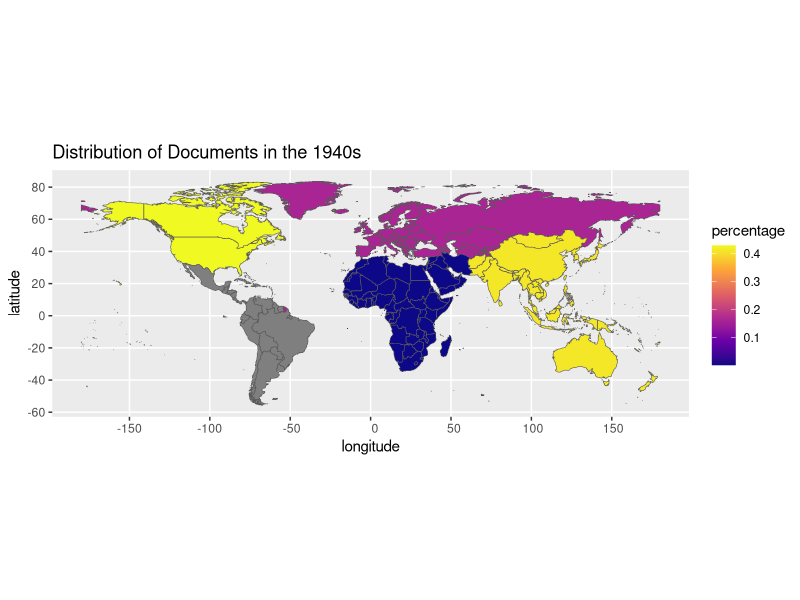
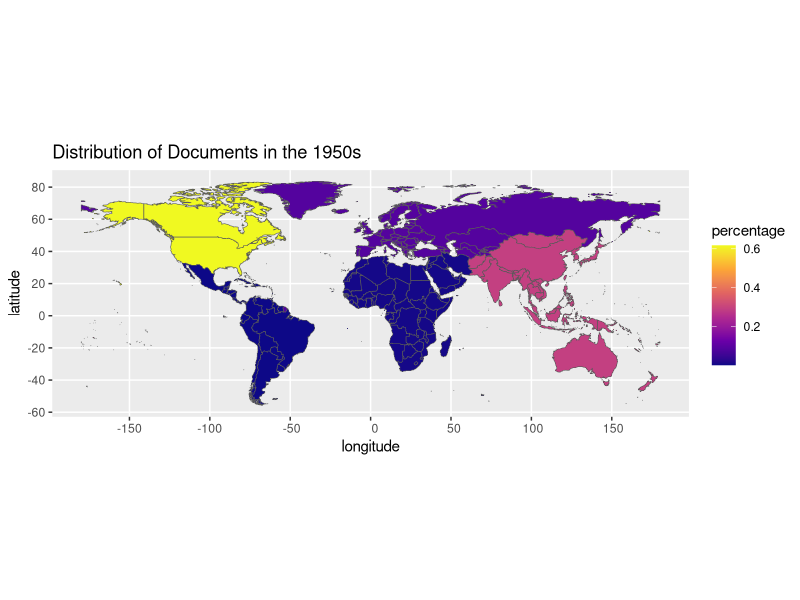
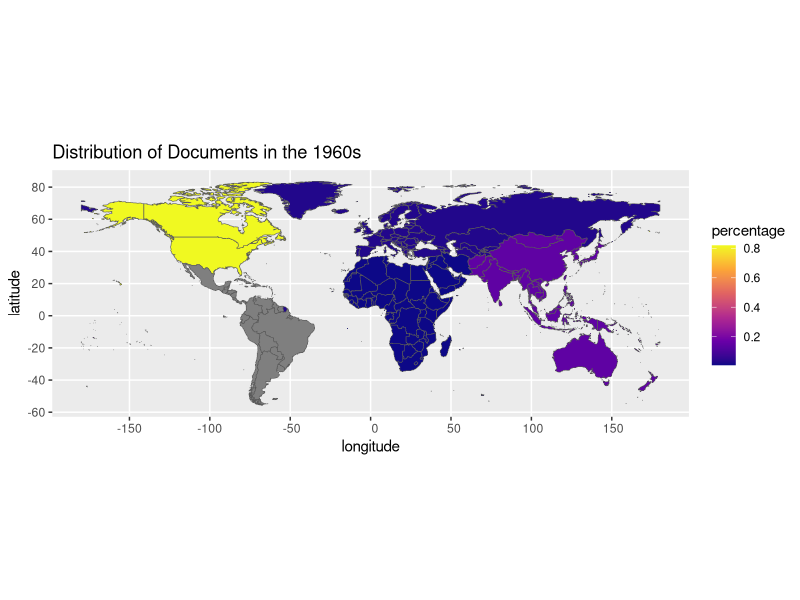
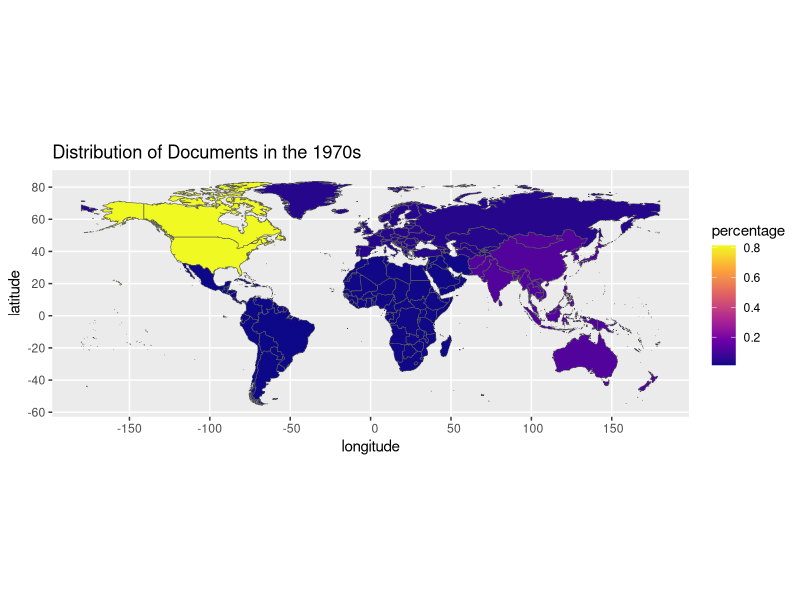
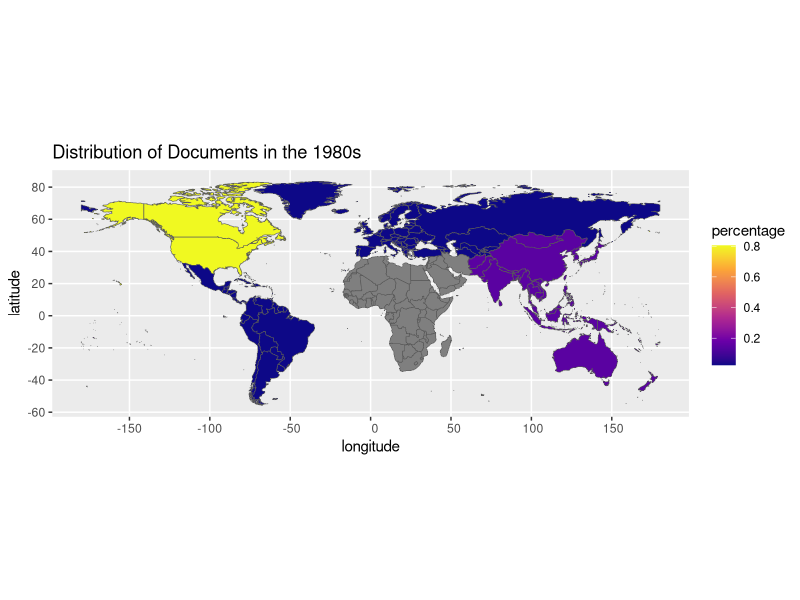
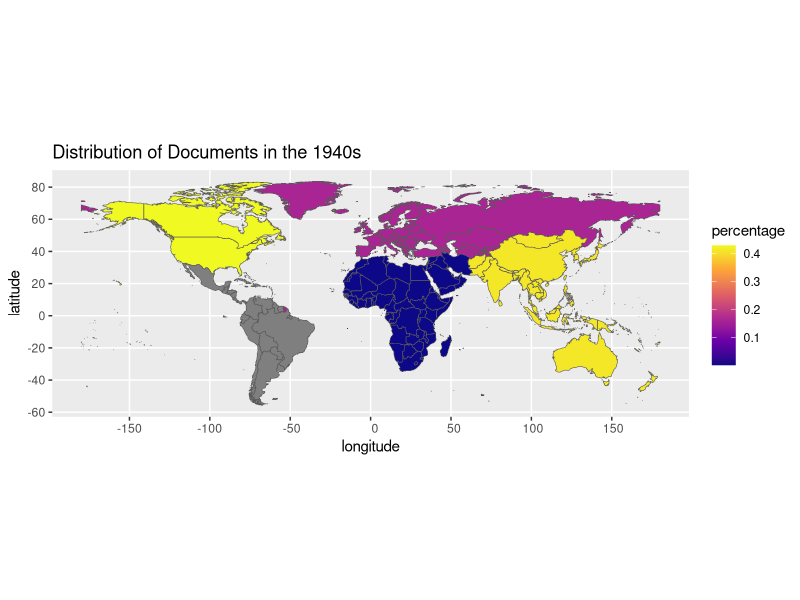
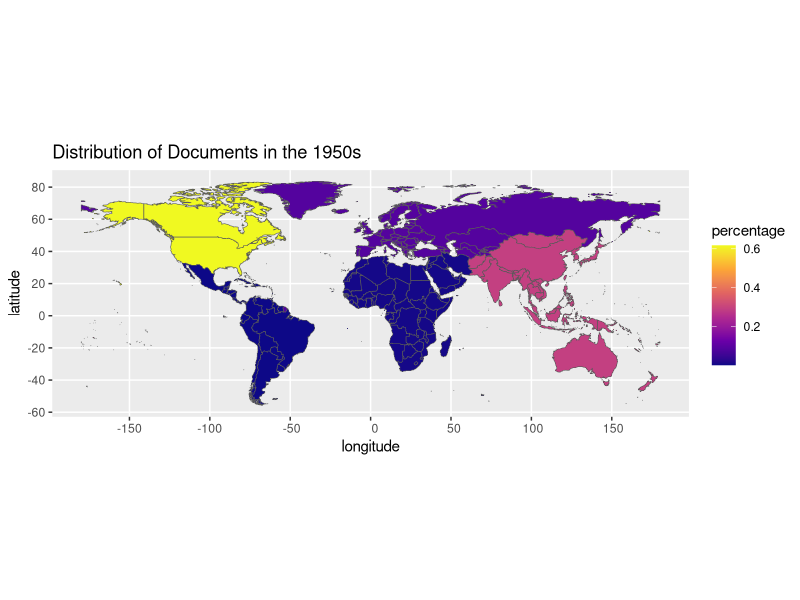
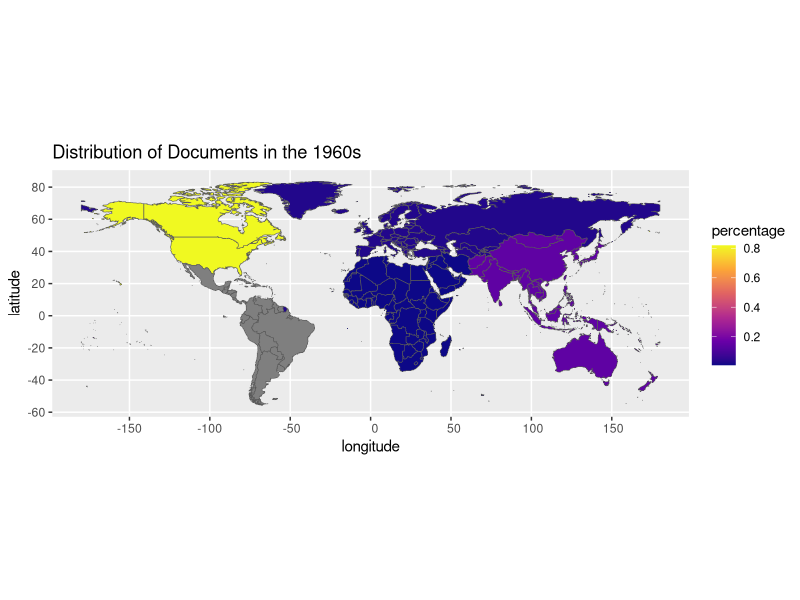

These figures' R source, in order:
# Visualizing Data Part 3
# Maps
# Method from https://www.r-spatial.org/r/2018/10/25/ggplot2-sf.html

# Load required packages
require(tidyverse)
require(stringr)
require(ggplot2)
require("rnaturalearth")
require("rnaturalearthdata")
require("sf")
require(viridis)

# Read cleaned and geocoded data and store in objects
decade_loc <- read.csv("../data/decade-loc.csv", stringsAsFactors = F)
decade_reg <- read.csv("../data/decade-reg.csv", stringsAsFactors = F)

# Find number of articles per decade
decade_count <- decade_reg %>%
  group_by(decade) %>%
  summarize(count = sum(n))

# Set up geometry for world map and regions
world <- ne_countries(scale = "medium", returnclass = "sf")
mini_world <- data.frame(world$name, world$region_wb, world$geometry)
colnames(mini_world) <- c("country","region","geometry")
mini_world$region <- mini_world$region %>%
  str_replace_all("Latin America & Caribbean", "South America") %>%
  str_replace_all("Europe & Central Asia", "Europe") %>%
  str_replace_all("South Asia|East Asia & Pacific", "Asia and Pacific") %>%
  str_replace_all("Sub-Saharan Africa|Middle East & North Africa", "Africa")
mini_world <- mini_world %>%
  filter(region == "Africa" | 
           region == "Asia and Pacific"|
           region == "Europe"| 
           region == "North America" | 
           region == "South America")

# Plot Heatmaps Per Decade

for (i in 1:5) {
  dec <- as.numeric(1940 + (i - 1)*10)
  df <- decade_reg %>%
    filter(decade == dec)
  df <- mutate(df, percentage = df$n/decade_count$count[i])
  
  mw_copy <- mini_world
  mw_copy <- left_join(mw_copy, df, "region")
  
  print(ggplot(data = mw_copy) +
          geom_sf(aes(geometry = geometry, fill = percentage)) +
          scale_fill_viridis_c(option = "plasma") +
          xlab("longitude") +
          ylab("latitude") +
          ggtitle(str_c("Distribution of Documents in the ", dec, "s"))) 
  ggsave(filename=str_c("../plots/heatmap-",dec, ".jpeg"), width = 5, height = 3)
}
